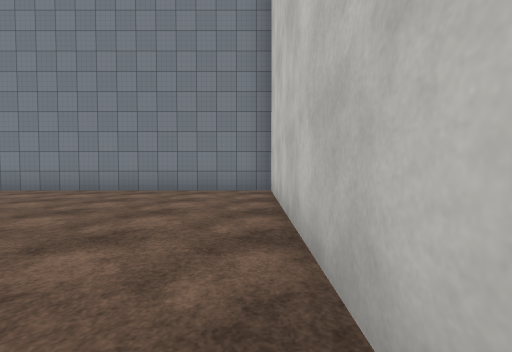
View 1 (above)

14 first-person views from a walk through a Unity game level. The camera is 1.2 m above the floor, tilts 2° down and sees 90° across. The floor is counted in squares, 2 m on a side. Each view is taken from the middle of a square. On the plan, view 1 faces up. The plan holds only what a view shows up to about 9 squares ahead; the rest is blank. The place goes on beyond the plan. Surface patterns are stand-ins for the level's own textures.

View 2
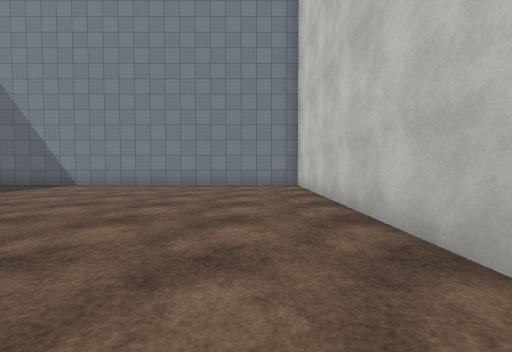

View 3
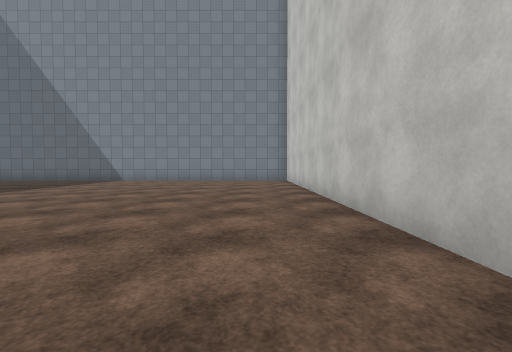

View 4
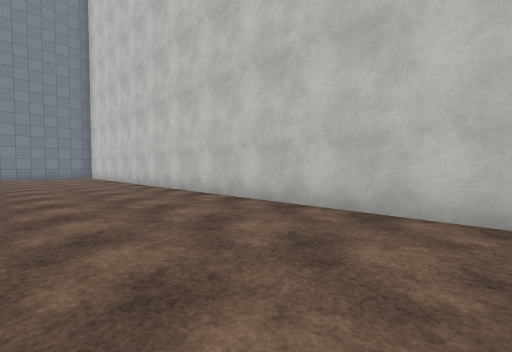

View 5
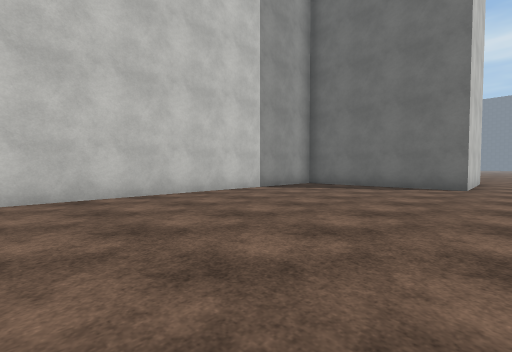

View 6
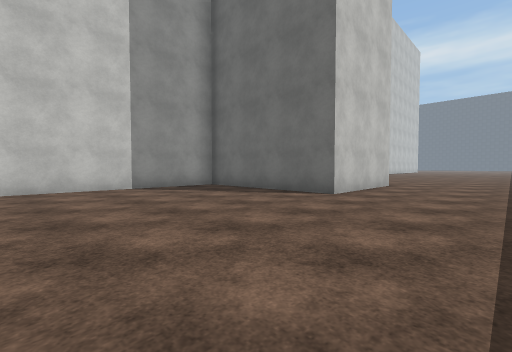

View 7
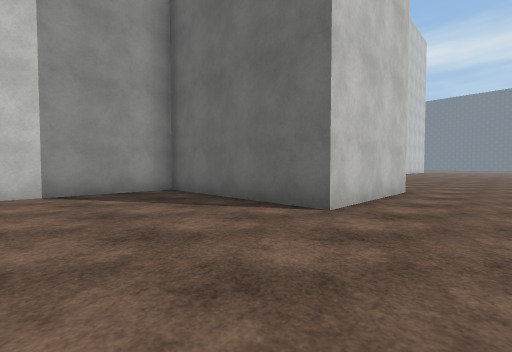

View 8
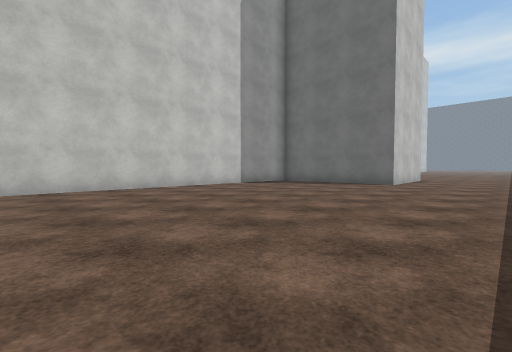

View 9
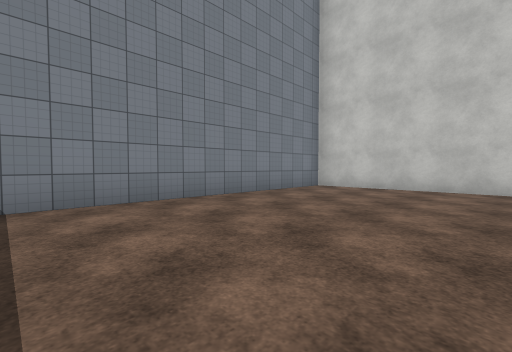

View 10
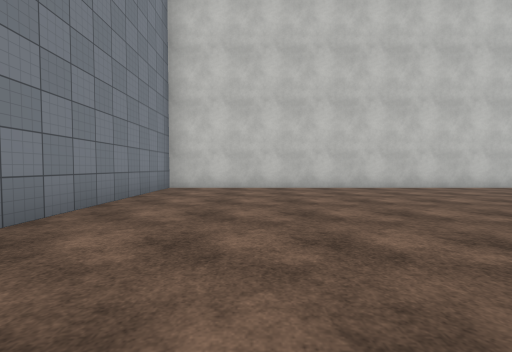

View 11
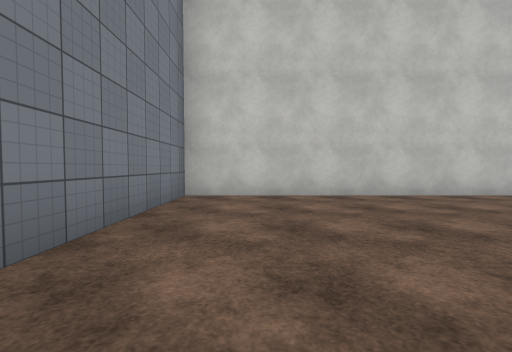

View 12
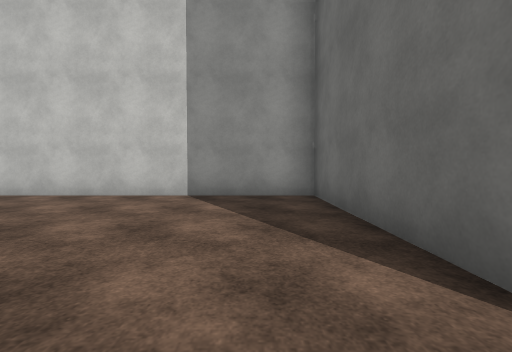

View 13
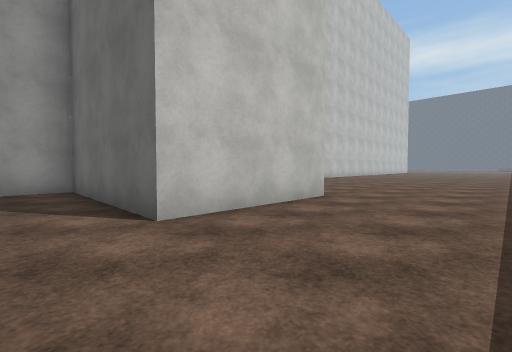

View 14
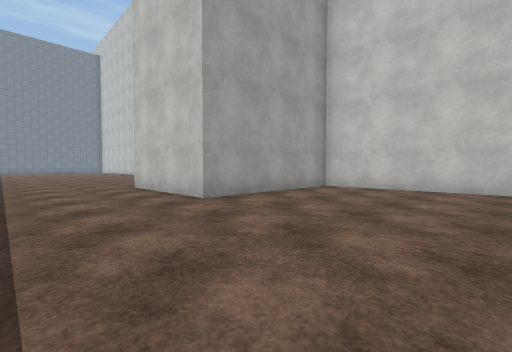

### Floor plan
Points are (right, up) in squares from view 1. A wall is a line through its corners. A room is listed if a view was taken in it or the views show most of it. See-through windows are left out.
Room 1 (views 1, 2, 3, 4, 5, 6, 7, 8, 9, 10, 11, 12, 13)
walls: (-4.2, -18.8) (-4.2, -15.2) (0.4, -15.2) (0.4, 6.5) (-7.5, 6.5)
ways out: opening at (-6, -18) to room 2
Room 2 (view 14)
walls: (0.4, -23) (0.4, -18.8) (-4.2, -18.8)
ways out: opening at (-6, -18) to room 1

Positions as (right, up) in squares from view 1, and headings:
1: (0, 0), facing up
2: (-1, -2), facing up
3: (-1, -5), facing up
4: (-3, -9), facing up-right
5: (-5, -7), facing down-right
6: (-7, -10), facing down-right
7: (-6, -12), facing down-right
8: (-7, -6), facing down-right
9: (-7, 2), facing up-right
10: (-7, 4), facing right
11: (-5, 5), facing right
12: (-5, -14), facing right
13: (-7, -14), facing down-right
14: (-7, -23), facing up-right
